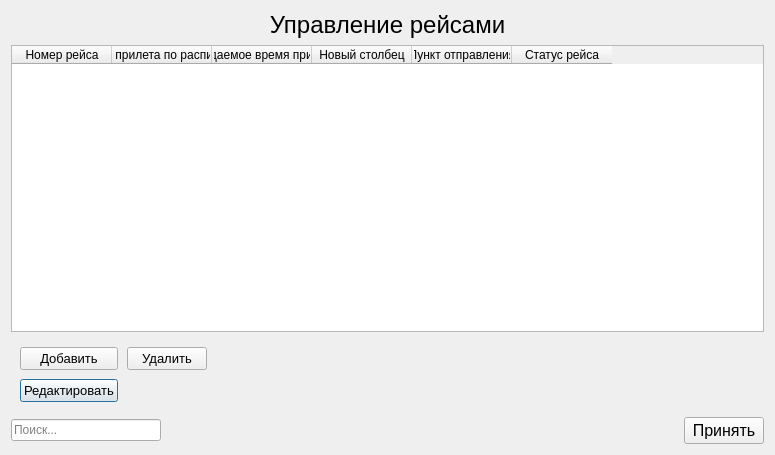
<?xml version="1.0" encoding="UTF-8"?>
<ui version="4.0">
 <class>ControlFlights</class>
 <widget class="QDialog" name="ControlFlights">
  <property name="geometry">
   <rect>
    <x>0</x>
    <y>0</y>
    <width>775</width>
    <height>455</height>
   </rect>
  </property>
  <property name="windowTitle">
   <string>Dialog</string>
  </property>
  <layout class="QVBoxLayout" name="verticalLayout_2">
   <item>
    <layout class="QVBoxLayout" name="verticalLayout">
     <item>
      <widget class="QLabel" name="label">
       <property name="font">
        <font>
         <pointsize>18</pointsize>
        </font>
       </property>
       <property name="text">
        <string>Управление рейсами</string>
       </property>
       <property name="textFormat">
        <enum>Qt::AutoText</enum>
       </property>
       <property name="alignment">
        <set>Qt::AlignCenter</set>
       </property>
      </widget>
     </item>
     <item>
      <widget class="QTableWidget" name="BoardFlight">
       <property name="maximumSize">
        <size>
         <width>16777215</width>
         <height>300</height>
        </size>
       </property>
       <property name="font">
        <font>
         <pointsize>9</pointsize>
        </font>
       </property>
       <property name="cursor" stdset="0">
        <cursorShape>ArrowCursor</cursorShape>
       </property>
       <property name="tabletTracking">
        <bool>false</bool>
       </property>
       <property name="alternatingRowColors">
        <bool>false</bool>
       </property>
       <property name="showGrid">
        <bool>true</bool>
       </property>
       <property name="gridStyle">
        <enum>Qt::SolidLine</enum>
       </property>
       <column>
        <property name="text">
         <string>Номер рейса</string>
        </property>
        <property name="textAlignment">
         <set>AlignCenter</set>
        </property>
       </column>
       <column>
        <property name="text">
         <string>Время прилета по расписанию</string>
        </property>
        <property name="textAlignment">
         <set>AlignCenter</set>
        </property>
       </column>
       <column>
        <property name="text">
         <string>Ожидаемое время прилета</string>
        </property>
        <property name="font">
         <font>
          <stylestrategy>PreferDefault</stylestrategy>
          <kerning>true</kerning>
         </font>
        </property>
        <property name="textAlignment">
         <set>AlignCenter</set>
        </property>
       </column>
       <column>
        <property name="text">
         <string>Новый столбец</string>
        </property>
        <property name="textAlignment">
         <set>AlignCenter</set>
        </property>
       </column>
       <column>
        <property name="text">
         <string>Пункт отправления</string>
        </property>
        <property name="textAlignment">
         <set>AlignCenter</set>
        </property>
       </column>
       <column>
        <property name="text">
         <string>Статус рейса</string>
        </property>
        <property name="textAlignment">
         <set>AlignCenter</set>
        </property>
       </column>
      </widget>
     </item>
     <item>
      <layout class="QGridLayout" name="gridLayout">
       <property name="leftMargin">
        <number>9</number>
       </property>
       <property name="topMargin">
        <number>9</number>
       </property>
       <property name="rightMargin">
        <number>9</number>
       </property>
       <property name="bottomMargin">
        <number>9</number>
       </property>
       <property name="spacing">
        <number>9</number>
       </property>
       <item row="1" column="0">
        <widget class="QPushButton" name="butRed">
         <property name="font">
          <font>
           <pointsize>10</pointsize>
          </font>
         </property>
         <property name="text">
          <string>Редактировать</string>
         </property>
        </widget>
       </item>
       <item row="0" column="0">
        <widget class="QPushButton" name="butAdd">
         <property name="font">
          <font>
           <pointsize>10</pointsize>
          </font>
         </property>
         <property name="text">
          <string>Добавить</string>
         </property>
        </widget>
       </item>
       <item row="0" column="1">
        <widget class="QPushButton" name="butDel">
         <property name="font">
          <font>
           <pointsize>10</pointsize>
          </font>
         </property>
         <property name="text">
          <string>Удалить</string>
         </property>
        </widget>
       </item>
       <item row="0" column="2">
        <spacer name="horizontalSpacer">
         <property name="orientation">
          <enum>Qt::Horizontal</enum>
         </property>
         <property name="sizeHint" stdset="0">
          <size>
           <width>40</width>
           <height>20</height>
          </size>
         </property>
        </spacer>
       </item>
      </layout>
     </item>
     <item>
      <layout class="QHBoxLayout" name="horizontalLayout_3">
       <item>
        <widget class="QLineEdit" name="findd">
         <property name="minimumSize">
          <size>
           <width>150</width>
           <height>0</height>
          </size>
         </property>
         <property name="maximumSize">
          <size>
           <width>150</width>
           <height>16777215</height>
          </size>
         </property>
         <property name="sizeIncrement">
          <size>
           <width>150</width>
           <height>0</height>
          </size>
         </property>
         <property name="baseSize">
          <size>
           <width>150</width>
           <height>0</height>
          </size>
         </property>
         <property name="cursor">
          <cursorShape>IBeamCursor</cursorShape>
         </property>
         <property name="text">
          <string/>
         </property>
         <property name="placeholderText">
          <string>Поиск...</string>
         </property>
        </widget>
       </item>
       <item>
        <spacer name="horizontalSpacer_2">
         <property name="orientation">
          <enum>Qt::Horizontal</enum>
         </property>
         <property name="sizeHint" stdset="0">
          <size>
           <width>40</width>
           <height>20</height>
          </size>
         </property>
        </spacer>
       </item>
       <item>
        <widget class="QPushButton" name="accept">
         <property name="font">
          <font>
           <pointsize>12</pointsize>
          </font>
         </property>
         <property name="text">
          <string>Принять</string>
         </property>
        </widget>
       </item>
      </layout>
     </item>
    </layout>
   </item>
  </layout>
 </widget>
 <resources/>
 <connections>
  <connection>
   <sender>accept</sender>
   <signal>clicked()</signal>
   <receiver>ControlFlights</receiver>
   <slot>accept()</slot>
   <hints>
    <hint type="sourcelabel">
     <x>731</x>
     <y>488</y>
    </hint>
    <hint type="destinationlabel">
     <x>389</x>
     <y>260</y>
    </hint>
   </hints>
  </connection>
 </connections>
</ui>
